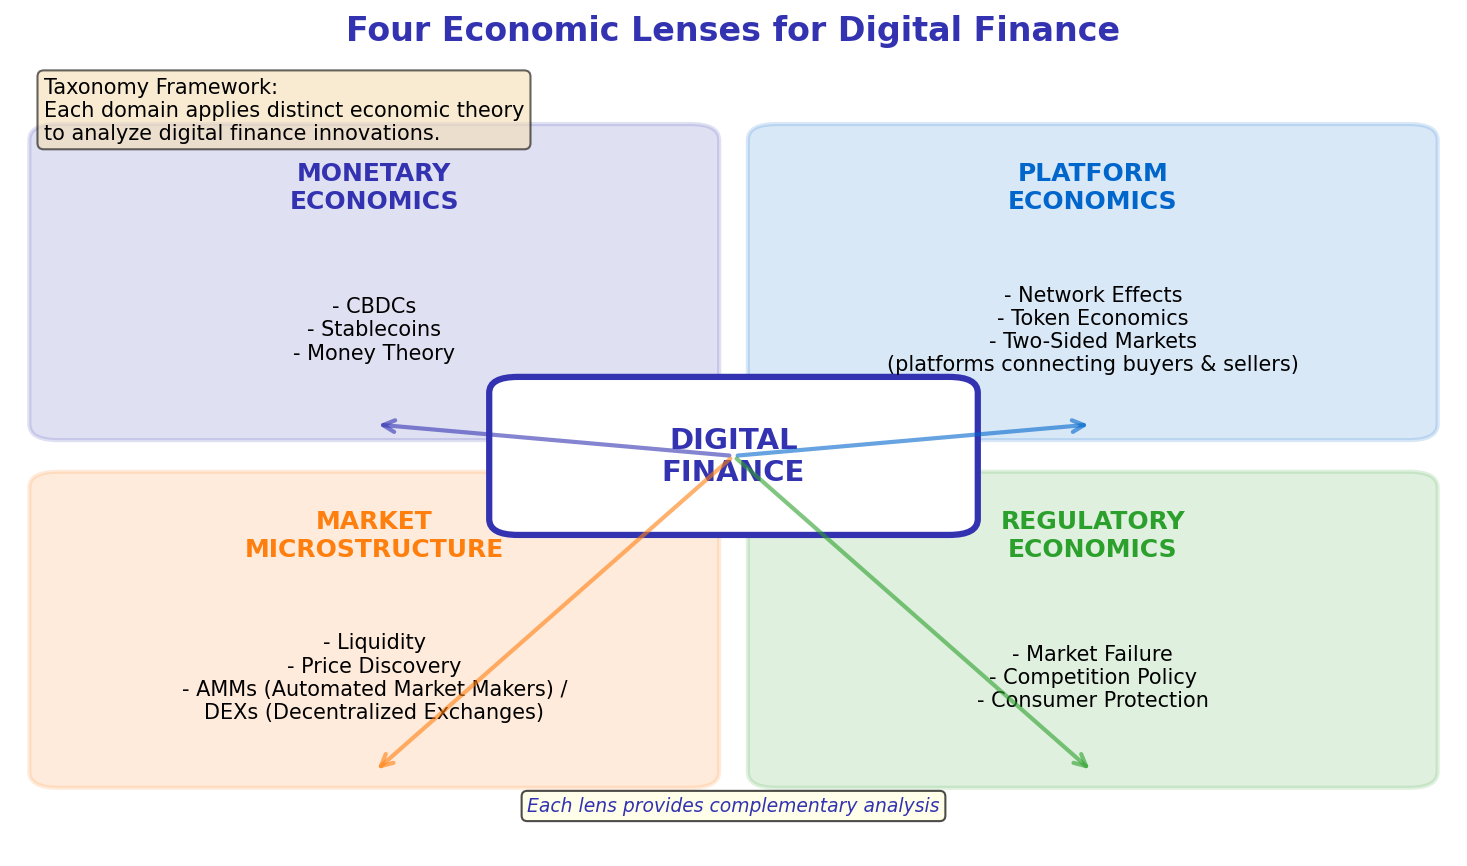

This chart was generated by the following Python code:
r"""Digital Finance Taxonomy - Economic perspective on digital finance components

Based on: Course Framework -- Four Economic Lenses for Digital Finance

Economic Model: $T = \{Crypto, Stablecoins, CBDCs, DeFi\}$
Taxonomy framework: $\mathcal{T} = \{M, P, S, R\}$ where M=Monetary, P=Platform, S=Structure, R=Regulatory
"""
import matplotlib.pyplot as plt
import matplotlib.patches as mpatches
from matplotlib.patches import FancyBboxPatch, FancyArrowPatch
import numpy as np
from pathlib import Path

plt.rcParams.update({
    'font.size': 14, 'axes.labelsize': 14, 'axes.titlesize': 16,
    'xtick.labelsize': 13, 'ytick.labelsize': 13, 'legend.fontsize': 13,
    'figure.figsize': (10, 6), 'figure.dpi': 150
})

MLPURPLE = '#3333B2'
MLBLUE = '#0066CC'
MLORANGE = '#FF7F0E'
MLGREEN = '#2CA02C'
MLRED = '#D62728'
MLLAVENDER = '#ADADE0'

fig, ax = plt.subplots(figsize=(10, 6))

# Main categories (2x2 grid)
categories = [
    # (x, y, title, items, color)
    (0.25, 0.72, 'MONETARY\nECONOMICS', ['CBDCs', 'Stablecoins', 'Money Theory'], MLPURPLE),
    (0.75, 0.72, 'PLATFORM\nECONOMICS', ['Network Effects', 'Token Economics', 'Two-Sided Markets\n(platforms connecting buyers & sellers)'], MLBLUE),
    (0.25, 0.28, 'MARKET\nMICROSTRUCTURE', ['Liquidity', 'Price Discovery', 'AMMs (Automated Market Makers) /\nDEXs (Decentralized Exchanges)'], MLORANGE),
    (0.75, 0.28, 'REGULATORY\nECONOMICS', ['Market Failure', 'Competition Policy', 'Consumer Protection'], MLGREEN),
]

# Draw boxes and labels
for x, y, title, items, color in categories:
    # Draw main box
    box = FancyBboxPatch((x - 0.22, y - 0.18), 0.44, 0.36,
                         boxstyle="round,pad=0.02,rounding_size=0.02",
                         facecolor=color, alpha=0.15, edgecolor=color, linewidth=2)
    ax.add_patch(box)

    # Title
    ax.text(x, y + 0.12, title, ha='center', va='center', fontsize=12,
            fontweight='bold', color=color)

    # Items
    item_text = '\n'.join([f'- {item}' for item in items])
    ax.text(x, y - 0.06, item_text, ha='center', va='center', fontsize=10,
            color='black')

# Central label
center_box = FancyBboxPatch((0.35, 0.42), 0.30, 0.16,
                            boxstyle="round,pad=0.02,rounding_size=0.02",
                            facecolor='white', edgecolor=MLPURPLE, linewidth=3)
ax.add_patch(center_box)
ax.text(0.5, 0.50, 'DIGITAL\nFINANCE', ha='center', va='center', fontsize=14,
        fontweight='bold', color=MLPURPLE)

# Connecting arrows from center to each quadrant
arrow_style = dict(arrowstyle='->', color='gray', lw=1.5,
                   connectionstyle='arc3,rad=0.1')

# Draw connecting lines
for x, y, _, _, color in categories:
    ax.annotate('', xy=(x, y - 0.18), xytext=(0.5, 0.50),
                arrowprops=dict(arrowstyle='->', color=color, lw=2, alpha=0.6))

ax.set_xlim(0, 1)
ax.set_ylim(0, 1)
ax.set_xlabel('Dimension (normalized)', fontsize=10, color='gray')
ax.set_ylabel('Dimension (normalized)', fontsize=10, color='gray')
ax.axis('off')
ax.set_title('Four Economic Lenses for Digital Finance', fontsize=16,
             fontweight='bold', color=MLPURPLE, pad=10)
ax.grid(True, alpha=0.3)

# B5: Add annotation for framework integration
ax.text(0.5, 0.05, 'Each lens provides complementary analysis',
       ha='center', fontsize=9, style='italic', color=MLPURPLE,
       bbox=dict(boxstyle='round,pad=0.3', facecolor='lightyellow', alpha=0.7))

# Add educational annotation
ax.text(0.02, 0.98,
        'Taxonomy Framework:\nEach domain applies distinct economic theory\n'
        'to analyze digital finance innovations.',
        transform=ax.transAxes, fontsize=10,
        verticalalignment='top',
        bbox=dict(boxstyle='round', facecolor='wheat', alpha=0.6))

plt.tight_layout()
plt.savefig(Path(__file__).parent / 'chart.pdf', dpi=300, bbox_inches='tight')
plt.savefig(Path(__file__).parent / 'chart.png', dpi=150, bbox_inches='tight')
plt.close()
print("Chart saved to chart.pdf")
